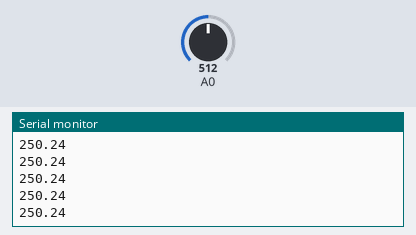
The sketch below on a simulated Arduino Uno, built with avr-gcc and run on an emulated ATmega328P. Shown: the last lines printed to the serial monitor. The test bench sets the inputs (shaded band); at power-on: A0 = 512.

Above: at 1.3 s.
1.4 s: A0 set to 716
At 1.81 s:
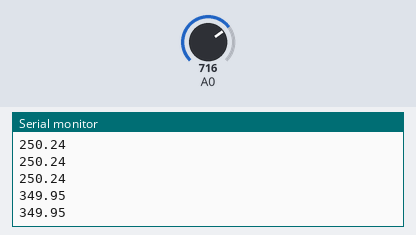
2.9 s: A0 set to 900
At 3.32 s:
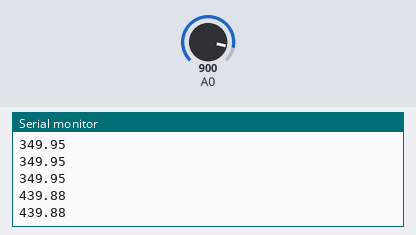
Timing chart, 0 to 5.9 s (numbered marks = the images above; inputs shaded):
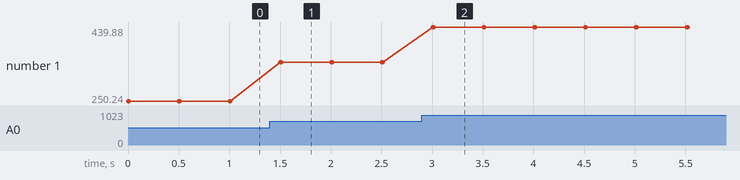

Measured:
- after the input at 1.4 s, the serial monitor: prints a new line after 0.10 s (image 1)
- after the input at 2.9 s, the serial monitor: prints a new line after 0.11 s (image 2)
- plotted number 1: 250.24 → 349.95 after the input at 1.4 s, 349.95 → 439.88 after the input at 2.9 s

The sketch:

TempToArduinoToNodemcuToThinkspeak.ino
```cpp
void setup() {
  Serial.begin(9600);
}

void loop() {
  // read the input on analog pin 0:
  int sensorValue = analogRead(A0);

  float voltage = sensorValue * (5.0 / 1023.0);
  float temperature = voltage * 100;
  Serial.println(temperature);

  // Send the temperature data to NodeMCU over serial
  Serial.println(temperature);
  delay(500);
}
```
